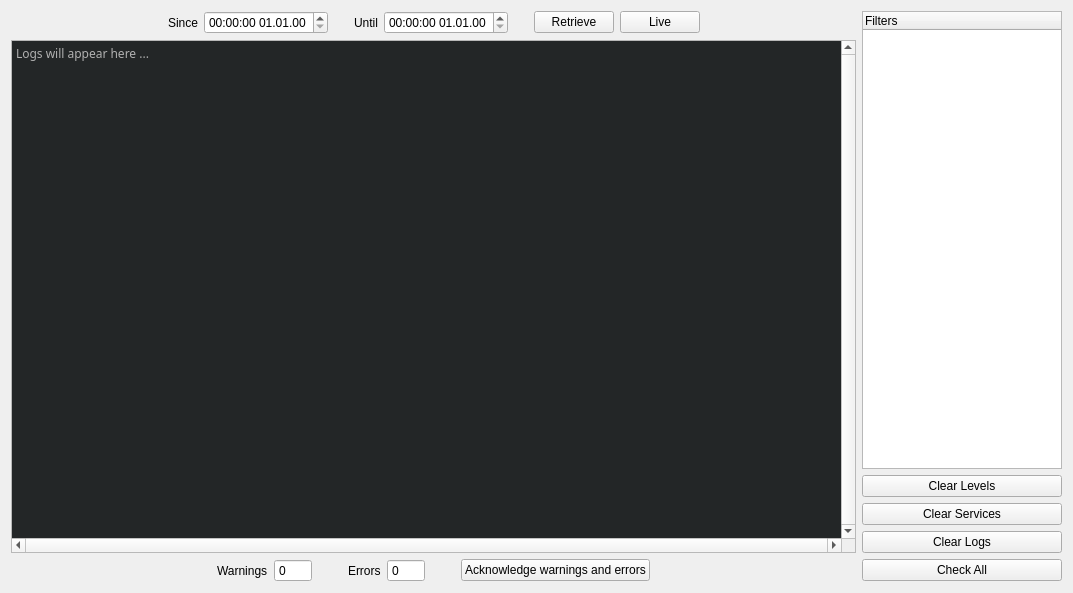
<?xml version="1.0" encoding="UTF-8"?>
<ui version="4.0">
 <class>LogsWidget</class>
 <widget class="QWidget" name="LogsWidget">
  <property name="geometry">
   <rect>
    <x>0</x>
    <y>0</y>
    <width>1073</width>
    <height>593</height>
   </rect>
  </property>
  <property name="windowTitle">
   <string>Logs - KalAO</string>
  </property>
  <layout class="QGridLayout" name="gridLayout" rowstretch="0,1,0,0,0,0" columnstretch="1,0">
   <item row="3" column="1">
    <widget class="QPushButton" name="clear_services_button">
     <property name="text">
      <string>Clear Services</string>
     </property>
     <property name="icon">
      <iconset resource="../assets.qrc">
       <normaloff>:/assets/icons/edit-clear-all.svg</normaloff>:/assets/icons/edit-clear-all.svg</iconset>
     </property>
    </widget>
   </item>
   <item row="2" column="1">
    <widget class="QPushButton" name="clear_levels_button">
     <property name="text">
      <string>Clear Levels</string>
     </property>
     <property name="icon">
      <iconset resource="../assets.qrc">
       <normaloff>:/assets/icons/edit-clear-all.svg</normaloff>:/assets/icons/edit-clear-all.svg</iconset>
     </property>
    </widget>
   </item>
   <item row="5" column="1">
    <widget class="QPushButton" name="check_all_button">
     <property name="text">
      <string>Check All</string>
     </property>
     <property name="icon">
      <iconset resource="../assets.qrc">
       <normaloff>:/assets/icons/checkmark.svg</normaloff>:/assets/icons/checkmark.svg</iconset>
     </property>
    </widget>
   </item>
   <item row="4" column="1">
    <widget class="QPushButton" name="clear_logs_button">
     <property name="text">
      <string>Clear Logs</string>
     </property>
     <property name="icon">
      <iconset resource="../assets.qrc">
       <normaloff>:/assets/icons/edit-clear-all.svg</normaloff>:/assets/icons/edit-clear-all.svg</iconset>
     </property>
    </widget>
   </item>
   <item row="5" column="0">
    <layout class="QHBoxLayout" name="total_layout">
     <item>
      <spacer name="horizontalSpacer">
       <property name="orientation">
        <enum>Qt::Orientation::Horizontal</enum>
       </property>
       <property name="sizeHint" stdset="0">
        <size>
         <width>40</width>
         <height>20</height>
        </size>
       </property>
      </spacer>
     </item>
     <item>
      <widget class="QLabel" name="warnings_label">
       <property name="text">
        <string>Warnings</string>
       </property>
      </widget>
     </item>
     <item>
      <widget class="QSpinBox" name="warnings_spinbox">
       <property name="readOnly">
        <bool>true</bool>
       </property>
       <property name="buttonSymbols">
        <enum>QAbstractSpinBox::ButtonSymbols::NoButtons</enum>
       </property>
       <property name="maximum">
        <number>9999</number>
       </property>
      </widget>
     </item>
     <item>
      <spacer name="horizontalSpacer_2">
       <property name="orientation">
        <enum>Qt::Orientation::Horizontal</enum>
       </property>
       <property name="sizeType">
        <enum>QSizePolicy::Policy::Maximum</enum>
       </property>
       <property name="sizeHint" stdset="0">
        <size>
         <width>30</width>
         <height>20</height>
        </size>
       </property>
      </spacer>
     </item>
     <item>
      <widget class="QLabel" name="errors_label">
       <property name="text">
        <string>Errors</string>
       </property>
      </widget>
     </item>
     <item>
      <widget class="QSpinBox" name="errors_spinbox">
       <property name="readOnly">
        <bool>true</bool>
       </property>
       <property name="buttonSymbols">
        <enum>QAbstractSpinBox::ButtonSymbols::NoButtons</enum>
       </property>
       <property name="maximum">
        <number>9999</number>
       </property>
      </widget>
     </item>
     <item>
      <spacer name="horizontalSpacer_3">
       <property name="orientation">
        <enum>Qt::Orientation::Horizontal</enum>
       </property>
       <property name="sizeType">
        <enum>QSizePolicy::Policy::Maximum</enum>
       </property>
       <property name="sizeHint" stdset="0">
        <size>
         <width>30</width>
         <height>20</height>
        </size>
       </property>
      </spacer>
     </item>
     <item>
      <widget class="QPushButton" name="acknowledge_button">
       <property name="text">
        <string>Acknowledge warnings and errors</string>
       </property>
       <property name="icon">
        <iconset resource="../assets.qrc">
         <normaloff>:/assets/icons/checkmark.svg</normaloff>:/assets/icons/checkmark.svg</iconset>
       </property>
      </widget>
     </item>
     <item>
      <spacer name="horizontalSpacer_4">
       <property name="orientation">
        <enum>Qt::Orientation::Horizontal</enum>
       </property>
       <property name="sizeHint" stdset="0">
        <size>
         <width>40</width>
         <height>20</height>
        </size>
       </property>
      </spacer>
     </item>
    </layout>
   </item>
   <item row="1" column="0" rowspan="4">
    <widget class="QPlainTextEdit" name="logs_textedit">
     <property name="palette">
      <palette>
       <active>
        <colorrole role="Text">
         <brush brushstyle="SolidPattern">
          <color alpha="255">
           <red>252</red>
           <green>252</green>
           <blue>252</blue>
          </color>
         </brush>
        </colorrole>
        <colorrole role="Base">
         <brush brushstyle="SolidPattern">
          <color alpha="255">
           <red>35</red>
           <green>38</green>
           <blue>39</blue>
          </color>
         </brush>
        </colorrole>
        <colorrole role="PlaceholderText">
         <brush brushstyle="SolidPattern">
          <color alpha="255">
           <red>176</red>
           <green>176</green>
           <blue>176</blue>
          </color>
         </brush>
        </colorrole>
       </active>
       <inactive>
        <colorrole role="Text">
         <brush brushstyle="SolidPattern">
          <color alpha="255">
           <red>252</red>
           <green>252</green>
           <blue>252</blue>
          </color>
         </brush>
        </colorrole>
        <colorrole role="Base">
         <brush brushstyle="SolidPattern">
          <color alpha="255">
           <red>35</red>
           <green>38</green>
           <blue>39</blue>
          </color>
         </brush>
        </colorrole>
        <colorrole role="PlaceholderText">
         <brush brushstyle="SolidPattern">
          <color alpha="255">
           <red>176</red>
           <green>176</green>
           <blue>176</blue>
          </color>
         </brush>
        </colorrole>
       </inactive>
       <disabled>
        <colorrole role="Text">
         <brush brushstyle="SolidPattern">
          <color alpha="255">
           <red>252</red>
           <green>252</green>
           <blue>252</blue>
          </color>
         </brush>
        </colorrole>
        <colorrole role="Base">
         <brush brushstyle="SolidPattern">
          <color alpha="255">
           <red>35</red>
           <green>38</green>
           <blue>39</blue>
          </color>
         </brush>
        </colorrole>
        <colorrole role="PlaceholderText">
         <brush brushstyle="SolidPattern">
          <color alpha="255">
           <red>176</red>
           <green>176</green>
           <blue>176</blue>
          </color>
         </brush>
        </colorrole>
       </disabled>
      </palette>
     </property>
     <property name="font">
      <font>
       <family>Roboto Mono</family>
      </font>
     </property>
     <property name="verticalScrollBarPolicy">
      <enum>Qt::ScrollBarPolicy::ScrollBarAlwaysOn</enum>
     </property>
     <property name="horizontalScrollBarPolicy">
      <enum>Qt::ScrollBarPolicy::ScrollBarAlwaysOn</enum>
     </property>
     <property name="lineWrapMode">
      <enum>QPlainTextEdit::LineWrapMode::NoWrap</enum>
     </property>
     <property name="cursorWidth">
      <number>0</number>
     </property>
     <property name="placeholderText">
      <string>Logs will appear here ...</string>
     </property>
    </widget>
   </item>
   <item row="0" column="0">
    <layout class="QHBoxLayout" name="time_layout">
     <item>
      <spacer name="horizontalSpacer_5">
       <property name="orientation">
        <enum>Qt::Orientation::Horizontal</enum>
       </property>
       <property name="sizeHint" stdset="0">
        <size>
         <width>40</width>
         <height>20</height>
        </size>
       </property>
      </spacer>
     </item>
     <item>
      <widget class="QLabel" name="since_label">
       <property name="text">
        <string>Since</string>
       </property>
      </widget>
     </item>
     <item>
      <widget class="KDateTimeEdit" name="since_datetimeedit">
       <property name="currentSection">
        <enum>QDateTimeEdit::Section::HourSection</enum>
       </property>
       <property name="displayFormat">
        <string>HH:mm:ss dd.MM.yy</string>
       </property>
      </widget>
     </item>
     <item>
      <spacer name="horizontalSpacer_6">
       <property name="orientation">
        <enum>Qt::Orientation::Horizontal</enum>
       </property>
       <property name="sizeType">
        <enum>QSizePolicy::Policy::Maximum</enum>
       </property>
       <property name="sizeHint" stdset="0">
        <size>
         <width>20</width>
         <height>20</height>
        </size>
       </property>
      </spacer>
     </item>
     <item>
      <widget class="QLabel" name="until_label">
       <property name="text">
        <string>Until</string>
       </property>
      </widget>
     </item>
     <item>
      <widget class="KDateTimeEdit" name="until_datetimeedit">
       <property name="currentSection">
        <enum>QDateTimeEdit::Section::HourSection</enum>
       </property>
       <property name="displayFormat">
        <string>HH:mm:ss dd.MM.yy</string>
       </property>
      </widget>
     </item>
     <item>
      <spacer name="horizontalSpacer_8">
       <property name="orientation">
        <enum>Qt::Orientation::Horizontal</enum>
       </property>
       <property name="sizeType">
        <enum>QSizePolicy::Policy::Maximum</enum>
       </property>
       <property name="sizeHint" stdset="0">
        <size>
         <width>20</width>
         <height>20</height>
        </size>
       </property>
      </spacer>
     </item>
     <item>
      <widget class="QPushButton" name="retrieve_button">
       <property name="text">
        <string>Retrieve</string>
       </property>
       <property name="icon">
        <iconset resource="../assets.qrc">
         <normaloff>:/assets/icons/download.svg</normaloff>:/assets/icons/download.svg</iconset>
       </property>
      </widget>
     </item>
     <item>
      <widget class="QPushButton" name="live_button">
       <property name="text">
        <string>Live</string>
       </property>
       <property name="icon">
        <iconset resource="../assets.qrc">
         <normaloff>:/assets/icons/media-record.svg</normaloff>:/assets/icons/media-record.svg</iconset>
       </property>
      </widget>
     </item>
     <item>
      <spacer name="horizontalSpacer_7">
       <property name="orientation">
        <enum>Qt::Orientation::Horizontal</enum>
       </property>
       <property name="sizeHint" stdset="0">
        <size>
         <width>40</width>
         <height>20</height>
        </size>
       </property>
      </spacer>
     </item>
    </layout>
   </item>
   <item row="0" column="1" rowspan="2">
    <widget class="QTreeWidget" name="filters_tree">
     <property name="maximumSize">
      <size>
       <width>200</width>
       <height>16777215</height>
      </size>
     </property>
     <property name="showDropIndicator" stdset="0">
      <bool>false</bool>
     </property>
     <property name="rootIsDecorated">
      <bool>false</bool>
     </property>
     <column>
      <property name="text">
       <string>Filters</string>
      </property>
     </column>
    </widget>
   </item>
  </layout>
 </widget>
 <customwidgets>
  <customwidget>
   <class>KDateTimeEdit</class>
   <extends>QDateTimeEdit</extends>
   <header>kalao.guis.utils.widgets</header>
  </customwidget>
 </customwidgets>
 <resources>
  <include location="../assets.qrc"/>
 </resources>
 <connections/>
</ui>
